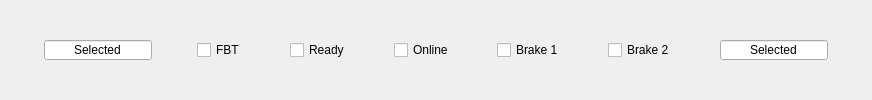
    <widget class="QGroupBox" name="groupBox">
     <property name="styleSheet">
      <string notr="true">QGroupBox {
    border: none;
    margin-top: 0px;
}
</string>
     </property>
     <property name="title">
      <string/>
     </property>
     <layout class="QHBoxLayout" name="horizontalLayout">
      <property name="spacing">
       <number>0</number>
      </property>
      <property name="leftMargin">
       <number>0</number>
      </property>
      <property name="topMargin">
       <number>9</number>
      </property>
      <property name="rightMargin">
       <number>0</number>
      </property>
      <property name="bottomMargin">
       <number>9</number>
      </property>
      <item>
       <spacer name="horizontalSpacer_12">
        <property name="orientation">
         <enum>Qt::Orientation::Horizontal</enum>
        </property>
        <property name="sizeHint" stdset="0">
         <size>
          <width>44</width>
          <height>13</height>
         </size>
        </property>
       </spacer>
      </item>
      <item>
       <widget class="QLineEdit" name="txtSelected1">
        <property name="maximumSize">
         <size>
          <width>16777215</width>
          <height>20</height>
         </size>
        </property>
        <property name="text">
         <string>Selected</string>
        </property>
        <property name="echoMode">
         <enum>QLineEdit::EchoMode::Normal</enum>
        </property>
        <property name="alignment">
         <set>Qt::AlignmentFlag::AlignCenter</set>
        </property>
       </widget>
      </item>
      <item>
       <spacer name="horizontalSpacer_11">
        <property name="orientation">
         <enum>Qt::Orientation::Horizontal</enum>
        </property>
        <property name="sizeHint" stdset="0">
         <size>
          <width>45</width>
          <height>13</height>
         </size>
        </property>
       </spacer>
      </item>
      <item>
       <widget class="QCheckBox" name="cbFBT">
        <property name="text">
         <string>FBT</string>
        </property>
       </widget>
      </item>
      <item>
       <spacer name="horizontalSpacer_15">
        <property name="orientation">
         <enum>Qt::Orientation::Horizontal</enum>
        </property>
        <property name="sizeHint" stdset="0">
         <size>
          <width>44</width>
          <height>13</height>
         </size>
        </property>
       </spacer>
      </item>
      <item>
       <widget class="QCheckBox" name="cbReady">
        <property name="text">
         <string>Ready</string>
        </property>
       </widget>
      </item>
      <item>
       <spacer name="horizontalSpacer_13">
        <property name="orientation">
         <enum>Qt::Orientation::Horizontal</enum>
        </property>
        <property name="sizeHint" stdset="0">
         <size>
          <width>44</width>
          <height>13</height>
         </size>
        </property>
       </spacer>
      </item>
      <item>
       <widget class="QCheckBox" name="cbOnline">
        <property name="text">
         <string>Online</string>
        </property>
       </widget>
      </item>
      <item>
       <spacer name="horizontalSpacer_16">
        <property name="orientation">
         <enum>Qt::Orientation::Horizontal</enum>
        </property>
        <property name="sizeHint" stdset="0">
         <size>
          <width>43</width>
          <height>13</height>
         </size>
        </property>
       </spacer>
      </item>
      <item>
       <widget class="QCheckBox" name="cbBrake1">
        <property name="text">
         <string>Brake 1</string>
        </property>
       </widget>
      </item>
      <item>
       <spacer name="horizontalSpacer_10">
        <property name="orientation">
         <enum>Qt::Orientation::Horizontal</enum>
        </property>
        <property name="sizeHint" stdset="0">
         <size>
          <width>44</width>
          <height>13</height>
         </size>
        </property>
       </spacer>
      </item>
      <item>
       <widget class="QCheckBox" name="cbBrake2">
        <property name="text">
         <string>Brake 2</string>
        </property>
       </widget>
      </item>
      <item>
       <spacer name="horizontalSpacer_14">
        <property name="orientation">
         <enum>Qt::Orientation::Horizontal</enum>
        </property>
        <property name="sizeHint" stdset="0">
         <size>
          <width>45</width>
          <height>13</height>
         </size>
        </property>
       </spacer>
      </item>
      <item>
       <widget class="QLineEdit" name="txtSelected2">
        <property name="maximumSize">
         <size>
          <width>16777215</width>
          <height>20</height>
         </size>
        </property>
        <property name="text">
         <string>Selected</string>
        </property>
        <property name="alignment">
         <set>Qt::AlignmentFlag::AlignCenter</set>
        </property>
       </widget>
      </item>
      <item>
       <spacer name="horizontalSpacer_9">
        <property name="orientation">
         <enum>Qt::Orientation::Horizontal</enum>
        </property>
        <property name="sizeHint" stdset="0">
         <size>
          <width>44</width>
          <height>13</height>
         </size>
        </property>
       </spacer>
      </item>
     </layout>
    </widget>
